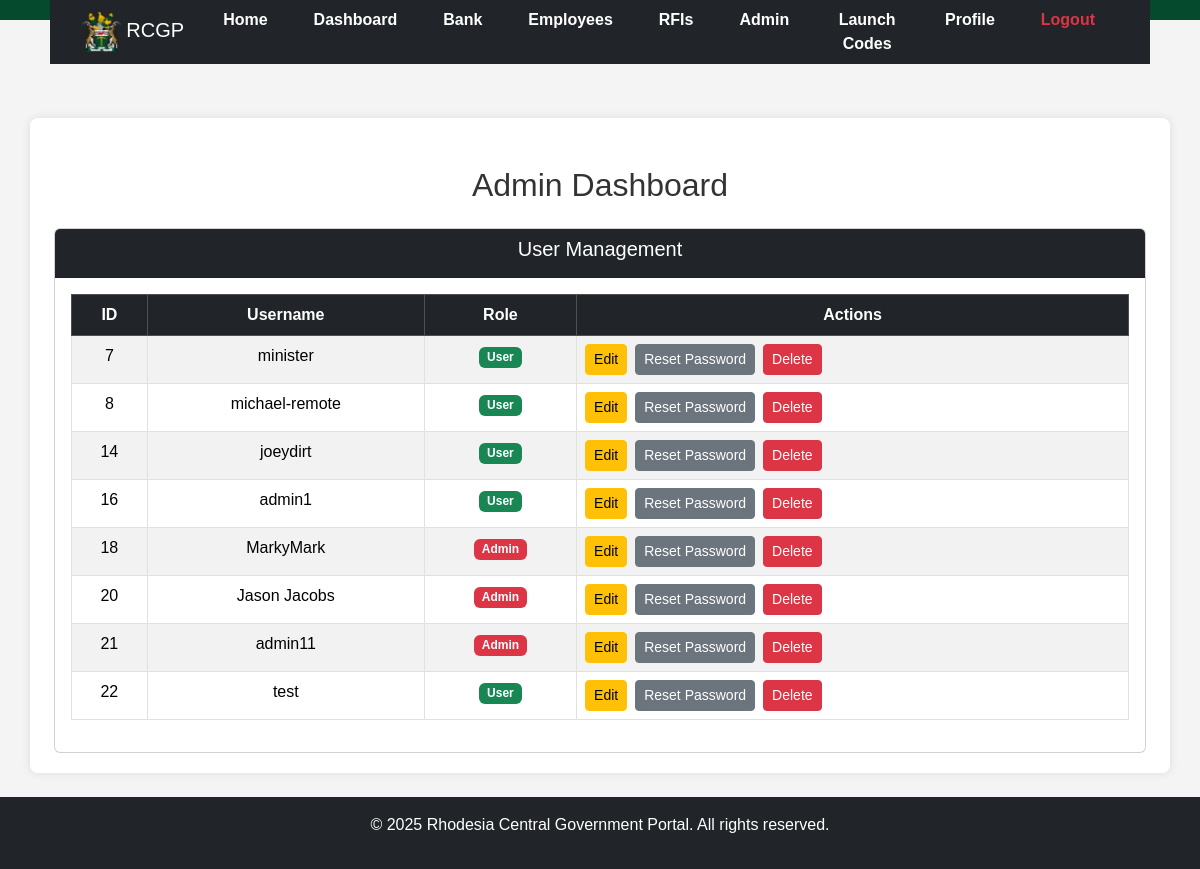
Page /admin (signed in) on the committed database.
### app.py (models this page shows, shortened)
class User(db.Model, UserMixin):
    id = db.Column(db.Integer, primary_key=True)
    username = db.Column(db.String(80), unique=True, nullable=False)
    password_hash = db.Column(db.String(128), nullable=False)
    role = db.Column(db.String(20), nullable=False, default='user')
    profile_picture = db.Column(db.String(200), nullable=True)

### app.py (the view)
@app.route('/admin')
def admin_dashboard():
    if not current_user.is_authenticated or current_user.role != 'admin':
        return "Access denied", 403
    users = User.query.all()
    return render_template('admin.html', users=users)

### app.py (called while the page is built)
@login_manager.user_loader
def load_user(user_id):
    return User.query.get(int(user_id))

@app.before_request
def before_any_request():
    log_visit()

### utils/logger.py (called while the page is built)
def log_visit():
    conn = sqlite3.connect(DB_PATH)
    cur = conn.cursor()
    username = getattr(current_user, 'username', 'guest')
    ip = request.remote_addr
    path = request.path
    now = datetime.utcnow().isoformat()
    cur.execute("INSERT INTO page_visits (user, endpoint, ip, method, timestamp) VALUES (?, ?, ?, ?, ?)", (
        username, path, ip, request.method, now
    ))
    cur.execute("DELETE FROM live_users WHERE user = ?", (username,))
    cur.execute("INSERT INTO live_users (user, ip, path, last_seen) VALUES (?, ?, ?, ?)", (
        username, ip, path, now
    ))
    conn.commit()
    conn.close()

### templates/admin.html (shortened to what this page needs)
{% extends "base.html" %}
{% block content %}
<div class="container mt-4">
    <h2 class="text-center">Admin Dashboard</h2>
    <div class="card mt-4">
        <div class="card-header bg-dark text-white">
            <h5>User Management</h5>
        </div>
        <div class="card-body">
            <table class="table table-bordered table-striped">
                <thead class="table-dark">
                    <tr>
                        <th>ID</th>
                        <th>Username</th>
                        <th>Role</th>
                        <th>Actions</th>
                    </tr>
                </thead>
                <tbody>
                    {% for user in users %}
                    <tr>
                        <td>{{ user.id }}</td>
                        <td>{{ user.username }}</td>
                        <td>
                            {% if user.role == 'admin' %}
                                <span class="badge bg-danger">Admin</span>
                            {% else %}
                                <span class="badge bg-success">User</span>
                            {% endif %}
                        </td>
                        <td>
                            <div class="d-flex">
                                <button class="btn btn-sm btn-warning me-2" data-bs-toggle="modal" data-bs-target="#editUserModal{{ user.id }}">Edit</button>
                                <button class="btn btn-sm btn-secondary me-2" data-bs-toggle="modal" data-bs-target="#resetPasswordModal{{ user.id }}">Reset Password</button>
                                <a href="/delete_user/{{ user.id }}" class="btn btn-sm btn-danger">Delete</a>
                            </div>
                        </td>
                    </tr>
                    {% endfor %}
                </tbody>
            </table>
        </div>
    </div>
</div>
{% endblock %}

### templates/base.html (shortened to what this page needs)
<!DOCTYPE html>
<html lang="en">
<head>
    <link rel="stylesheet" href="{{ url_for('static', filename='assets/css/bootstrap.min.css') }}">
    <link rel="stylesheet" href="{{ url_for('static', filename='assets/css/style.css') }}">
</head>
<body>
    <header>
        <nav class="navbar navbar-expand-lg navbar-dark bg-dark fixed-top">
            <div class="container">
                <a class="navbar-brand" href="/">
                    <img src="{{ url_for('static', filename='assets/img/coat_of_arms.png')}}" alt="Logo" height="40">
                    RCGP
                </a>
                <div class="collapse navbar-collapse" id="navbarNav">
                    <ul class="navbar-nav ms-auto">
                        <li class="nav-item"><a class="nav-link" href="/">Home</a></li>
                        {% if session.get('user_id') %}
                            <li class="nav-item"><a class="nav-link" href="/dashboard">Dashboard</a></li>
                            <li class="nav-item"><a class="nav-link" href="/bank">Bank</a></li>
                            <li class="nav-item"><a class="nav-link" href="/employee">Employees</a></li>
                            <li class="nav-item"><a class="nav-link" href="/rfi">RFIs</a></li>
                            {% if session.get('role') == 'admin' %}
                                <li class="nav-item"><a class="nav-link" href="/admin">Admin</a></li>
                                <li class="nav-item"><a class="nav-link" href="/launchcodes">Launch Codes</a></li>
                            {% endif %}
                            <li class="nav-item"><a class="nav-link" href="/profile">Profile</a></li>
                            <li class="nav-item"><a class="nav-link text-danger" href="/logout">Logout</a></li>
                        {% else %}
                            <li class="nav-item"><a class="nav-link" href="/login">Login</a></li>
                            <li class="nav-item"><a class="nav-link" href="/register">Register</a></li>
                        {% endif %}
                    </ul>
                </div>
            </div>
        </nav>
    </header>
    <main class="container mt-5 pt-4">
        {% block content %}
        {% endblock %}
    </main>
    <footer class="bg-dark text-white text-center py-3 mt-4">
        <p>&copy; 2025 Rhodesia Central Government Portal. All rights reserved.</p>
    </footer>
</body>
</html>

### static/assets/css/style.css (style rules this page uses)
* { margin: 0; padding: 0; box-sizing: border-box; font-family: 'Arial', sans-serif; }
body { background-color: #f4f4f4; color: #333; text-align: center; padding-top: 70px; }
header { background-color: #064a2e; color: white; padding: 10px 0; position: fixed; width: 100%; top: 0; z-index: 1000; }
.navbar { display: flex; align-items: center; justify-content: space-between; max-width: 1100px; margin: 0 auto; padding: 0 20px; }
.navbar-brand img { height: 40px; }
.navbar-nav .nav-item { margin: 0 15px; }
.navbar-nav .nav-link { color: white; font-size: 16px; font-weight: bold; transition: color 0.3s ease-in-out; }
main { max-width: 900px; margin: auto; padding: 20px; background: white; box-shadow: 0 0 10px rgba(0, 0, 0, 0.1); border-radius: 8px; }
footer { background: #064a2e; color: white; padding: 10px 0; text-align: center; margin-top: 20px; }

### rows in the picture
User: id "7", username "minister", role "User"
User: id "8", username "michael-remote", role "User"
User: id "14", username "joeydirt", role "User"
User: id "16", username "admin1", role "User"
User: id "18", username "MarkyMark", role "Admin"
User: id "20", username "Jason Jacobs", role "Admin"
User: id "21", username "admin11", role "Admin"
User: id "22", username "test", role "User"
